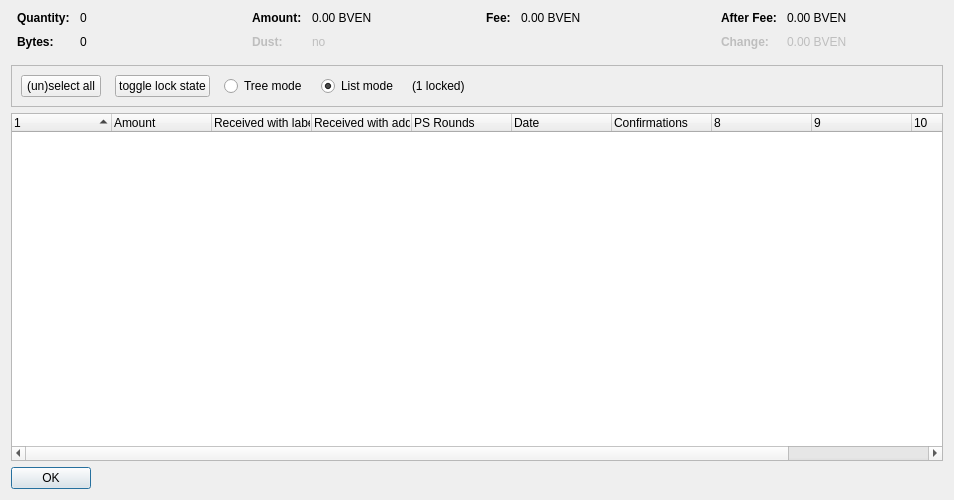
<?xml version="1.0" encoding="UTF-8"?>
<ui version="4.0">
 <class>CoinControlDialog</class>
 <widget class="QDialog" name="CoinControlDialog">
  <property name="geometry">
   <rect>
    <x>0</x>
    <y>0</y>
    <width>954</width>
    <height>500</height>
   </rect>
  </property>
  <property name="windowTitle">
   <string>Coin Selection</string>
  </property>
  <layout class="QVBoxLayout" name="verticalLayout">
   <item>
    <layout class="QHBoxLayout" name="horizontalLayoutTop" stretch="0,0,0,0">
     <property name="topMargin">
      <number>0</number>
     </property>
     <property name="bottomMargin">
      <number>10</number>
     </property>
     <item>
      <layout class="QFormLayout" name="formLayoutCoinControl1">
       <property name="horizontalSpacing">
        <number>10</number>
       </property>
       <property name="verticalSpacing">
        <number>10</number>
       </property>
       <property name="leftMargin">
        <number>6</number>
       </property>
       <property name="rightMargin">
        <number>6</number>
       </property>
       <item row="0" column="0">
        <widget class="QLabel" name="labelCoinControlQuantityText">
         <property name="font">
          <font>
           <weight>75</weight>
           <bold>true</bold>
          </font>
         </property>
         <property name="text">
          <string>Quantity:</string>
         </property>
        </widget>
       </item>
       <item row="0" column="1">
        <widget class="QLabel" name="labelCoinControlQuantity">
         <property name="cursor">
          <cursorShape>IBeamCursor</cursorShape>
         </property>
         <property name="contextMenuPolicy">
          <enum>Qt::ActionsContextMenu</enum>
         </property>
         <property name="text">
          <string notr="true">0</string>
         </property>
         <property name="textInteractionFlags">
          <set>Qt::LinksAccessibleByMouse|Qt::TextSelectableByKeyboard|Qt::TextSelectableByMouse</set>
         </property>
        </widget>
       </item>
       <item row="1" column="0">
        <widget class="QLabel" name="labelCoinControlBytesText">
         <property name="font">
          <font>
           <weight>75</weight>
           <bold>true</bold>
          </font>
         </property>
         <property name="text">
          <string>Bytes:</string>
         </property>
        </widget>
       </item>
       <item row="1" column="1">
        <widget class="QLabel" name="labelCoinControlBytes">
         <property name="cursor">
          <cursorShape>IBeamCursor</cursorShape>
         </property>
         <property name="contextMenuPolicy">
          <enum>Qt::ActionsContextMenu</enum>
         </property>
         <property name="text">
          <string notr="true">0</string>
         </property>
         <property name="textInteractionFlags">
          <set>Qt::LinksAccessibleByMouse|Qt::TextSelectableByKeyboard|Qt::TextSelectableByMouse</set>
         </property>
        </widget>
       </item>
      </layout>
     </item>
     <item>
      <layout class="QFormLayout" name="formLayoutCoinControl2">
       <property name="horizontalSpacing">
        <number>10</number>
       </property>
       <property name="verticalSpacing">
        <number>10</number>
       </property>
       <property name="leftMargin">
        <number>6</number>
       </property>
       <property name="rightMargin">
        <number>6</number>
       </property>
       <item row="0" column="0">
        <widget class="QLabel" name="labelCoinControlAmountText">
         <property name="font">
          <font>
           <weight>75</weight>
           <bold>true</bold>
          </font>
         </property>
         <property name="text">
          <string>Amount:</string>
         </property>
        </widget>
       </item>
       <item row="0" column="1">
        <widget class="QLabel" name="labelCoinControlAmount">
         <property name="cursor">
          <cursorShape>IBeamCursor</cursorShape>
         </property>
         <property name="contextMenuPolicy">
          <enum>Qt::ActionsContextMenu</enum>
         </property>
         <property name="text">
          <string notr="true">0.00 BVEN</string>
         </property>
         <property name="textInteractionFlags">
          <set>Qt::LinksAccessibleByMouse|Qt::TextSelectableByKeyboard|Qt::TextSelectableByMouse</set>
         </property>
        </widget>
       </item>
       <item row="1" column="0">
        <widget class="QLabel" name="labelCoinControlLowOutputText">
         <property name="enabled">
          <bool>false</bool>
         </property>
         <property name="font">
          <font>
           <weight>75</weight>
           <bold>true</bold>
          </font>
         </property>
         <property name="text">
          <string>Dust:</string>
         </property>
        </widget>
       </item>
       <item row="1" column="1">
        <widget class="QLabel" name="labelCoinControlLowOutput">
         <property name="enabled">
          <bool>false</bool>
         </property>
         <property name="cursor">
          <cursorShape>IBeamCursor</cursorShape>
         </property>
         <property name="contextMenuPolicy">
          <enum>Qt::ActionsContextMenu</enum>
         </property>
         <property name="text">
          <string notr="true">no</string>
         </property>
         <property name="textInteractionFlags">
          <set>Qt::LinksAccessibleByMouse|Qt::TextSelectableByKeyboard|Qt::TextSelectableByMouse</set>
         </property>
        </widget>
       </item>
      </layout>
     </item>
     <item>
      <layout class="QFormLayout" name="formLayoutCoinControl3">
       <property name="horizontalSpacing">
        <number>10</number>
       </property>
       <property name="verticalSpacing">
        <number>10</number>
       </property>
       <property name="leftMargin">
        <number>6</number>
       </property>
       <property name="rightMargin">
        <number>6</number>
       </property>
       <item row="0" column="0">
        <widget class="QLabel" name="labelCoinControlFeeText">
         <property name="font">
          <font>
           <weight>75</weight>
           <bold>true</bold>
          </font>
         </property>
         <property name="text">
          <string>Fee:</string>
         </property>
        </widget>
       </item>
       <item row="0" column="1">
        <widget class="QLabel" name="labelCoinControlFee">
         <property name="cursor">
          <cursorShape>IBeamCursor</cursorShape>
         </property>
         <property name="contextMenuPolicy">
          <enum>Qt::ActionsContextMenu</enum>
         </property>
         <property name="text">
          <string notr="true">0.00 BVEN</string>
         </property>
         <property name="textInteractionFlags">
          <set>Qt::LinksAccessibleByMouse|Qt::TextSelectableByKeyboard|Qt::TextSelectableByMouse</set>
         </property>
        </widget>
       </item>
      </layout>
     </item>
     <item>
      <layout class="QFormLayout" name="formLayoutCoinControl4">
       <property name="horizontalSpacing">
        <number>10</number>
       </property>
       <property name="verticalSpacing">
        <number>10</number>
       </property>
       <property name="leftMargin">
        <number>6</number>
       </property>
       <property name="rightMargin">
        <number>6</number>
       </property>
       <item row="0" column="0">
        <widget class="QLabel" name="labelCoinControlAfterFeeText">
         <property name="font">
          <font>
           <weight>75</weight>
           <bold>true</bold>
          </font>
         </property>
         <property name="text">
          <string>After Fee:</string>
         </property>
        </widget>
       </item>
       <item row="0" column="1">
        <widget class="QLabel" name="labelCoinControlAfterFee">
         <property name="cursor">
          <cursorShape>IBeamCursor</cursorShape>
         </property>
         <property name="contextMenuPolicy">
          <enum>Qt::ActionsContextMenu</enum>
         </property>
         <property name="text">
          <string notr="true">0.00 BVEN</string>
         </property>
         <property name="textInteractionFlags">
          <set>Qt::LinksAccessibleByMouse|Qt::TextSelectableByKeyboard|Qt::TextSelectableByMouse</set>
         </property>
        </widget>
       </item>
       <item row="1" column="0">
        <widget class="QLabel" name="labelCoinControlChangeText">
         <property name="enabled">
          <bool>false</bool>
         </property>
         <property name="font">
          <font>
           <weight>75</weight>
           <bold>true</bold>
          </font>
         </property>
         <property name="text">
          <string>Change:</string>
         </property>
        </widget>
       </item>
       <item row="1" column="1">
        <widget class="QLabel" name="labelCoinControlChange">
         <property name="enabled">
          <bool>false</bool>
         </property>
         <property name="cursor">
          <cursorShape>IBeamCursor</cursorShape>
         </property>
         <property name="contextMenuPolicy">
          <enum>Qt::ActionsContextMenu</enum>
         </property>
         <property name="text">
          <string notr="true">0.00 BVEN</string>
         </property>
         <property name="textInteractionFlags">
          <set>Qt::LinksAccessibleByMouse|Qt::TextSelectableByKeyboard|Qt::TextSelectableByMouse</set>
         </property>
        </widget>
       </item>
      </layout>
     </item>
    </layout>
   </item>
   <item>
    <widget class="QFrame" name="frame">
     <property name="minimumSize">
      <size>
       <width>0</width>
       <height>40</height>
      </size>
     </property>
     <property name="frameShape">
      <enum>QFrame::StyledPanel</enum>
     </property>
     <property name="frameShadow">
      <enum>QFrame::Sunken</enum>
     </property>
     <layout class="QHBoxLayout" name="horizontalLayout">
      <item>
       <layout class="QHBoxLayout" name="horizontalLayoutPanel" stretch="0,0,0,0,0,0">
        <property name="spacing">
         <number>14</number>
        </property>
        <item>
         <widget class="QPushButton" name="pushButtonSelectAll">
          <property name="sizePolicy">
           <sizepolicy hsizetype="Maximum" vsizetype="Fixed">
            <horstretch>0</horstretch>
            <verstretch>0</verstretch>
           </sizepolicy>
          </property>
          <property name="text">
           <string>(un)select all</string>
          </property>
          <property name="autoDefault">
           <bool>false</bool>
          </property>
         </widget>
        </item>
        <item>
         <widget class="QPushButton" name="pushButtonToggleLock">
          <property name="sizePolicy">
           <sizepolicy hsizetype="Maximum" vsizetype="Fixed">
            <horstretch>0</horstretch>
            <verstretch>0</verstretch>
           </sizepolicy>
          </property>
          <property name="text">
           <string>toggle lock state</string>
          </property>
          <property name="autoDefault">
           <bool>false</bool>
          </property>
         </widget>
        </item>
        <item>
         <widget class="QRadioButton" name="radioTreeMode">
          <property name="sizePolicy">
           <sizepolicy hsizetype="Maximum" vsizetype="Fixed">
            <horstretch>0</horstretch>
            <verstretch>0</verstretch>
           </sizepolicy>
          </property>
          <property name="text">
           <string>Tree mode</string>
          </property>
         </widget>
        </item>
        <item>
         <widget class="QRadioButton" name="radioListMode">
          <property name="sizePolicy">
           <sizepolicy hsizetype="Maximum" vsizetype="Fixed">
            <horstretch>0</horstretch>
            <verstretch>0</verstretch>
           </sizepolicy>
          </property>
          <property name="text">
           <string>List mode</string>
          </property>
          <property name="checked">
           <bool>true</bool>
          </property>
         </widget>
        </item>
        <item>
         <widget class="QLabel" name="labelLocked">
          <property name="text">
           <string>(1 locked)</string>
          </property>
         </widget>
        </item>
        <item>
         <spacer name="horizontalSpacer">
          <property name="orientation">
           <enum>Qt::Horizontal</enum>
          </property>
          <property name="sizeHint" stdset="0">
           <size>
            <width>40</width>
            <height>20</height>
           </size>
          </property>
         </spacer>
        </item>
       </layout>
      </item>
     </layout>
    </widget>
   </item>
   <item>
    <widget class="CoinControlTreeWidget" name="treeWidget">
     <property name="contextMenuPolicy">
      <enum>Qt::CustomContextMenu</enum>
     </property>
     <property name="sortingEnabled">
      <bool>false</bool>
     </property>
     <property name="columnCount">
      <number>11</number>
     </property>
     <attribute name="headerShowSortIndicator" stdset="0">
      <bool>true</bool>
     </attribute>
     <attribute name="headerStretchLastSection">
      <bool>false</bool>
     </attribute>
     <column>
      <property name="text">
       <string/>
      </property>
     </column>
     <column>
      <property name="text">
       <string>Amount</string>
      </property>
     </column>
     <column>
      <property name="text">
       <string>Received with label</string>
      </property>
     </column>
     <column>
      <property name="text">
       <string>Received with address</string>
      </property>
     </column>
     <column>
      <property name="text">
       <string>PS Rounds</string>
      </property>
     </column>
     <column>
      <property name="text">
       <string>Date</string>
      </property>
     </column>
     <column>
      <property name="text">
       <string>Confirmations</string>
      </property>
      <property name="toolTip">
       <string>Confirmed</string>
      </property>
     </column>
     <column>
      <property name="text">
       <string/>
      </property>
     </column>
     <column>
      <property name="text">
       <string/>
      </property>
     </column>
     <column>
      <property name="text">
       <string/>
      </property>
     </column>
     <column>
      <property name="text">
       <string/>
      </property>
     </column>
    </widget>
   </item>
   <item>
    <widget class="QDialogButtonBox" name="buttonBox">
     <property name="sizePolicy">
      <sizepolicy hsizetype="Maximum" vsizetype="Fixed">
       <horstretch>0</horstretch>
       <verstretch>0</verstretch>
      </sizepolicy>
     </property>
     <property name="orientation">
      <enum>Qt::Horizontal</enum>
     </property>
     <property name="standardButtons">
      <set>QDialogButtonBox::Ok</set>
     </property>
    </widget>
   </item>
  </layout>
 </widget>
 <customwidgets>
  <customwidget>
   <class>CoinControlTreeWidget</class>
   <extends>QTreeWidget</extends>
   <header>coincontroltreewidget.h</header>
  </customwidget>
 </customwidgets>
 <resources/>
 <connections/>
</ui>
